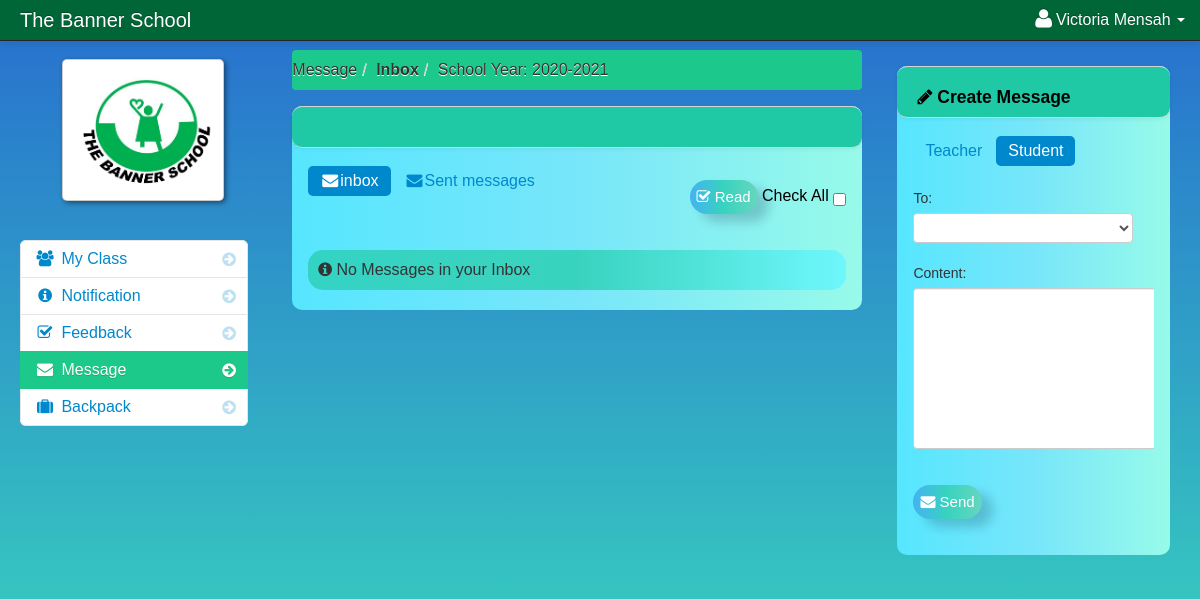
Screenshot of /portal/home/student_message_student.php (signed in) with the database file from the repository.
### tables this page shows
CREATE TABLE IF NOT EXISTS `student` (
  `student_id` int(11) NOT NULL AUTO_INCREMENT,
  `firstname` varchar(100) NOT NULL,
  `lastname` varchar(100) NOT NULL,
  `class_id` int(11) NOT NULL,
  `username` varchar(100) NOT NULL,
  `password` varchar(100) NOT NULL,
  `location` varchar(100) NOT NULL,
  `status` varchar(100) NOT NULL,
  `balance` int(11) NOT NULL,
  `stu_status` int(11) NOT NULL,
  `dob` date NOT NULL,
  `gender` varchar(100) NOT NULL,
  PRIMARY KEY (`student_id`)
);

CREATE TABLE IF NOT EXISTS `school_year` (
  `school_year_id` int(11) NOT NULL AUTO_INCREMENT,
  `school_year` varchar(100) NOT NULL,
  PRIMARY KEY (`school_year_id`)
);

### portal/home/session.php (called while the page is built, shortened)
<?php
$session_id=$_SESSION['id'];
?>

### portal/home/create_message_student_student.php (the view, shortened to what this page needs)
<div class="span3" id="">
	<div class="row-fluid">
                        <div class="block">
                            <div class="navbar navbar-inner block-header">
                                <div id="" class="muted pull-left"><h4><i class="icon-pencil"></i> Create Message</h4></div>
                            </div>
                            <div class="block-content collapse in">
                                <div class="span12">
								    <ul class="nav nav-pills">
										<li>
											<a href="student_message.php">Teacher</a>
										</li>
										<li class="active"><a href="student_message_student.php">Student</a></li>
									</ul>
								<form method="post" id="send_message_student">
									<div class="control-group">
											<label>To:</label>
                                          <div class="controls">
                                            <select name="student_id"  class="chzn-select" required>
                                             	<option></option>
											<?php
											$query = mysql_query("select * from student order by firstname ASC");
											while($row = mysql_fetch_array($query)){
											?>
											<option value="<?php echo $row['student_id']; ?>"><?php echo $row['firstname']; ?> <?php echo $row['lastname']; ?> </option>
											<?php } ?>
                                            </select>
                                          </div>
                                        </div>
										<div class="control-group">
											<label>Content:</label>
                                          <div class="controls">
											<textarea name="my_message" class="my_message" required></textarea>
                                          </div>
                                        </div>
										<div class="control-group">
                                          <div class="controls">
												<button  class="buttons"><i class="icon-envelope-alt"></i> Send </button>
                                          </div>
                                        </div>
                                </form>
								</div>
                            </div>
                        </div>
	</div>
</div>

### portal/home/student_message_student.php (shortened to what this page needs)
<?php include('session.php'); ?>
<?php include('header_dashboard.php'); ?>
<body>
		<?php include('navbar_student.php'); ?>
        <div class="container-fluid">
            <div class="row-fluid">
				<?php include('student_message_sidebar.php'); ?>
               <div class="span6" id="content">
                     <div class="row-fluid">
					     <ul class="breadcrumb">
								<?php
								$school_year_query = mysql_query("select * from school_year order by school_year DESC")or die(mysql_error());
								$school_year_query_row = mysql_fetch_array($school_year_query);
								?>
								<li><a href="#">Message</a><span class="divider">/</span></li>
								<li><a href="#"><b>Inbox</b></a><span class="divider">/</span></li>
								<li><a href="#">School Year: <?php echo $school_year_query_row['school_year']; ?></a></li>
						</ul>
                        <div id="block_bg" class="block">
                            <div class="navbar navbar-inner block-header">
                            </div>
                            <div class="block-content collapse in">
                                <div class="span12">
			<form action="read_message.php" method="post">
										<div class="pull-right">
											<button class="buttons" name="read"><i class="icon-check"></i> Read</button>
							Check All <input type="checkbox"  name="selectAll" id="checkAll" />
										</div>
										<ul class="nav nav-pills">
										<li class="active"><a href="student_message.php"><i class="icon-envelope-alt"></i>inbox</a></li>
										<li class=""><a href="sent_message_student.php"><i class="icon-envelope-alt"></i>Sent messages</a></li>
										</ul>
									<?php
								 $query_announcement = mysql_query("select * from message
																	LEFT JOIN student ON student.student_id = message.sender_id
																	where  message.reciever_id = '$session_id' order by date_sended DESC
																	")or die(mysql_error());
								$count_my_message = mysql_num_rows($query_announcement);
								if ($count_my_message != '0'){
								 while($row = mysql_fetch_array($query_announcement)){
								 $id = $row['message_id'];
								 								 $id_2 = $row['message_id'];
								 $status = $row['message_status'];
								 $sender_id = $row['sender_id'];
								 $sender_name = $row['sender_name'];
								 $reciever_name = $row['reciever_name'];
								 ?>
											<div class="post"  id="del<?php echo $id; ?>">
											<div class="message_content">
											<?php echo $row['content']; ?>
											</div>
											<div class="pull-right">
											<?php if ($status == 'read'){
											}else{ ?>
											<input id="" class="" name="selector[]" type="checkbox" value="<?php echo $id; ?>">
											<?php } ?>
											</div>
													<hr>
											Sent by: <strong><?php echo $row['sender_name']; ?></strong>
											<i class="icon-calendar"></i> <?php echo $row['date_sended']; ?>
														<div class="pull-right">
															<a class="buttons"  href="#reply<?php echo $id; ?>" data-toggle="modal" ><i class="icon-reply"></i> Reply </a>
														</div>
													<div class="pull-right">
													<a class="buttons"  href="#<?php echo $id; ?>" data-toggle="modal" ><i class="icon-remove"></i> Remove </a>
													<?php include("remove_inbox_message_modal.php"); ?>
													<?php include("reply_inbox_message_modal_student.php"); ?>
													</div>
											</div>
								<?php }}else{ ?>
								<div class="alert-header"><i class="icon-info-sign"></i> No Messages in your Inbox</div>
								<?php } ?>
								</form>
                                </div>
                            </div>
                        </div>
                    </div>
                </div>
				<?php include('create_message_student_student.php') ?>
            </div>
        </div>
		<?php include('script.php'); ?>
    </body>
</html>

### portal/home/navbar_student.php (shortened to what this page needs)
<?php include('session.php'); ?>
<div class="navbar navbar-fixed-top navbar-inverse">
        <div class="navbar-inner">
            <div class="container-fluid">
                <a class="brand" href="#">The Banner School</a>
					<div class="nav-collapse collapse">
						<ul class="nav pull-right">
							<?php $query= mysql_query("select * from student where student_id = '$session_id'")or die(mysql_error());
									$row = mysql_fetch_array($query);
							?>
							<li class="dropdown">
								<a href="#" role="button" class="dropdown-toggle" data-toggle="dropdown"> <i class="icon-user icon-large"></i><?php echo $row['firstname']." ".$row['lastname'];  ?> <i class="caret"></i></a>
							</li>
						</ul>
					</div>
            </div>
        </div>
</div>

### portal/home/student_message_sidebar.php (shortened to what this page needs)
<div class="span3" id="sidebar">
					<img id="avatar" class="img-polaroid" src="../admin/<?php echo $row['location']; ?>">
		<ul class="nav nav-list bs-docs-sidenav nav-collapse collapse">
			<li class=""><a href="dashboard_student.php"><i class="icon-chevron-right"></i><i class="icon-group"></i>&nbsp;My Class</a></li>
			<li class="">
				<a href="student_notification.php"><i class="icon-chevron-right"></i><i class="icon-info-sign"></i>&nbsp;Notification
				</a>
			</li>
            <li class="">
				<a href="student_correction.php"><i class="icon-chevron-right"></i><i class="icon-check"></i>&nbsp;Feedback
				</a>
			</li>
			<li class="active">
			<a href="student_message.php"><i class="icon-chevron-right"></i><i class="icon-envelope-alt"></i>&nbsp;Message
			</a>
			</li>
			 <li class=""><a href="backpack.php"><i class="icon-chevron-right"></i><i class="icon-suitcase"></i>&nbsp;Backpack</a></li>
		</ul>
</div>

### portal/admin/assets/styles.css (style rules this page uses)
body { padding-top: 50px; padding-bottom: 500px; background: linear-gradient(to top, #32be32 -50%, #38d3be, #224fd4 120%); background-repeat: repeat; }
.buttons { display: inline-block; border-radius: 25px; outline: none; border: none; background-image: linear-gradient(to right, #44b2f1, #38d3be, #20c9a6a8); box-shadow: 11px 8px 11px 0px rgba(5, 16, 44, .19); padding: 7px; font-size: 15px; color: #fff; font-family: 'Poppins', sans-serif; margin: 1rem 0; cursor: pointer; transition: .7s; }
.alert-header { background-image: linear-gradient(to left, #6ff7fc, #38d3be, #20c9a6a8); padding: 10px; border-radius: 15px; }
#content { margin-left: 0px; padding-right: 5px; }
.breadcrumb { margin: 0 0 0px; padding: 10px 0px; background-color: #1CC88C; }
.block { background-image: linear-gradient(to left, #97fae9, #78e6fa, #56e6ff); border-radius: 10px 10px 10px 10px; margin: 1em 0em; border-top: none; -webkit-box-shadow: 2px 2px 5px #0005a9(0, 0, 6, 0.75); -moz-box-shadow: 2px 2px 5px #0005a9(0, 0, 6, 0.75); box-shadow: 2px 2px 5px #0005a9(0, 0, 6, 0.75); }
.block-content { margin: 1em; min-height: .25em; -webkit-box-shadow: 2px 2px 5px #0005a9(0, 0, 6, 0.75); -moz-box-shadow: 2px 2px 5px #0005a9(0, 0, 6, 0.75); box-shadow: 2px 2px 5px #0005a9(0, 0, 6, 0.75); }
.block-header { margin-bottom: 0px; border-right: none; border-left: none; -webkit-border-radius: 0px; -moz-border-radius: 0px; border-radius: 10px 10px 10px 10px; background-color: #20c9a6; }
.block-header div { padding-top: 10px; }
.bs-docs-sidenav { max-width: 228px; margin: 30px 0 0; padding: 0; background-color: #fff; -webkit-border-radius: 6px; -moz-border-radius: 6px; border-radius: 6px; -webkit-box-shadow: 0 1px 4px #0005a9(0, 0, 0, .065); -moz-box-shadow: 0 1px 4px #0005a9(0, 0, 0, .065); box-shadow: 0 1px 4px #0005a9(0, 0, 0, .065); }
.bs-docs-sidenav>li>a { display: block; width: 190px \9; margin: 0 0 -1px; padding: 8px 14px; border: 1px solid #e5e5e5; }
.bs-docs-sidenav>li:first-child>a { -webkit-border-radius: 6px 6px 0 0; -moz-border-radius: 6px 6px 0 0; border-radius: 6px 6px 0 0; }
.bs-docs-sidenav>li:last-child>a { -webkit-border-radius: 0 0 6px 6px; -moz-border-radius: 0 0 6px 6px; border-radius: 0 0 6px 6px; }
.bs-docs-sidenav>.active>a { position: relative; z-index: 2; padding: 9px 15px; border: 0; text-shadow: 0 1px 0 rgba(0, 0, 0, .15); -webkit-box-shadow: inset 1px 0 0 rgba(0, 0, 0, .1), inset -1px 0 0 #0005a9(0, 0, 0, .1); -moz-box-shadow: inset 1px 0 0 rgba(0, 0, 0, .1), inset -1px 0 0 #0005a9(0, 0, 0, .1); box-shadow: inset 1px 0 0 rgba(0, 0, 0, .1), inset -1px 0 0 #0005a9(0, 0, 0, .1); }
.bs-docs-sidenav .icon-chevron-right { float: right; margin-top: 2px; margin-right: -6px; opacity: .25; }
.bs-docs-sidenav .active .icon-chevron-right, .bs-docs-sidenav .active a:hover .icon-chevron-right { opacity: 1; }

### rows the page displays
student: firstname "Victoria", lastname "Mensah", location (picture)
school_year: school_year "2020-2021"
